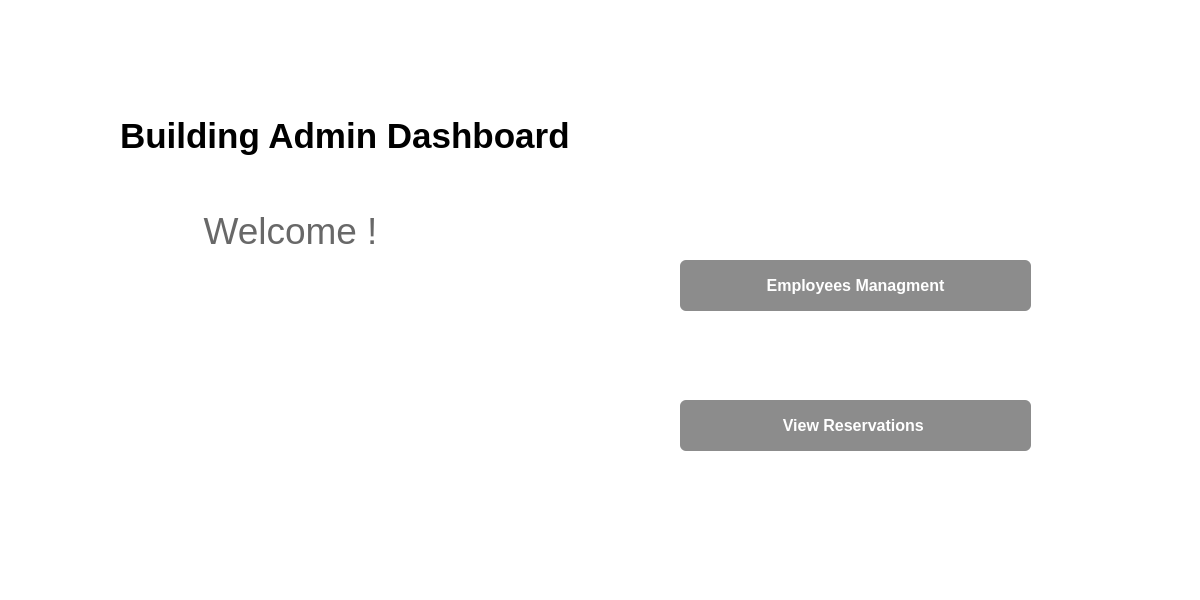
<?xml version="1.0" encoding="UTF-8"?>
<ui version="4.0">
 <class>buildingAdmin_Dashboard</class>
 <widget class="QMainWindow" name="buildingAdmin_Dashboard">
  <property name="geometry">
   <rect>
    <x>0</x>
    <y>0</y>
    <width>1200</width>
    <height>600</height>
   </rect>
  </property>
  <property name="windowTitle">
   <string>Building Admin Dashboard</string>
  </property>
  <property name="styleSheet">
   <string notr="true">background-color: rgb(255, 255, 255);</string>
  </property>
  <widget class="QWidget" name="centralwidget">
   <widget class="QLabel" name="logoLabel_image">
    <property name="geometry">
     <rect>
      <x>20</x>
      <y>20</y>
      <width>71</width>
      <height>71</height>
     </rect>
    </property>
    <property name="text">
     <string>&lt;html&gt;&lt;head/&gt;&lt;body&gt;&lt;p&gt;&lt;img src=&quot;:/newPrefix/imageedit_2_5347177992.jpg&quot;/&gt;&lt;/p&gt;&lt;/body&gt;&lt;/html&gt;</string>
    </property>
   </widget>
   <widget class="QLabel" name="adminDashboardLabel">
    <property name="geometry">
     <rect>
      <x>120</x>
      <y>100</y>
      <width>561</width>
      <height>71</height>
     </rect>
    </property>
    <property name="font">
     <font>
      <family>Arial</family>
      <pointsize>26</pointsize>
      <weight>75</weight>
      <bold>true</bold>
     </font>
    </property>
    <property name="text">
     <string>Building Admin Dashboard</string>
    </property>
   </widget>
   <widget class="QLabel" name="welcomeLabel">
    <property name="geometry">
     <rect>
      <x>150</x>
      <y>210</y>
      <width>281</width>
      <height>41</height>
     </rect>
    </property>
    <property name="font">
     <font>
      <pointsize>28</pointsize>
     </font>
    </property>
    <property name="styleSheet">
     <string notr="true">color: rgb(104, 104, 104);
text-align: center;</string>
    </property>
    <property name="text">
     <string>Welcome !</string>
    </property>
    <property name="alignment">
     <set>Qt::AlignCenter</set>
    </property>
   </widget>
   <widget class="QPushButton" name="employeesManagmentPushButton">
    <property name="geometry">
     <rect>
      <x>680</x>
      <y>260</y>
      <width>351</width>
      <height>51</height>
     </rect>
    </property>
    <property name="font">
     <font>
      <pointsize>12</pointsize>
      <weight>75</weight>
      <bold>true</bold>
     </font>
    </property>
    <property name="styleSheet">
     <string notr="true">background-color: rgb(140, 140, 140);
color: rgb(255, 255, 255);
text-align: center;
border-radius:6px;
padding: 10px; 
</string>
    </property>
    <property name="text">
     <string>Employees Managment</string>
    </property>
   </widget>
   <widget class="QPushButton" name="viewReservationsPushButton">
    <property name="geometry">
     <rect>
      <x>680</x>
      <y>400</y>
      <width>351</width>
      <height>51</height>
     </rect>
    </property>
    <property name="font">
     <font>
      <pointsize>12</pointsize>
      <weight>75</weight>
      <bold>true</bold>
     </font>
    </property>
    <property name="styleSheet">
     <string notr="true">background-color: rgb(140, 140, 140);
color: rgb(255, 255, 255);
text-align: center;
border-radius:6px;
padding: 10px; 
</string>
    </property>
    <property name="text">
     <string>View Reservations </string>
    </property>
   </widget>
  </widget>
  <widget class="QStatusBar" name="statusbar"/>
 </widget>
 <resources>
  <include location="images.qrc"/>
 </resources>
 <connections/>
</ui>
